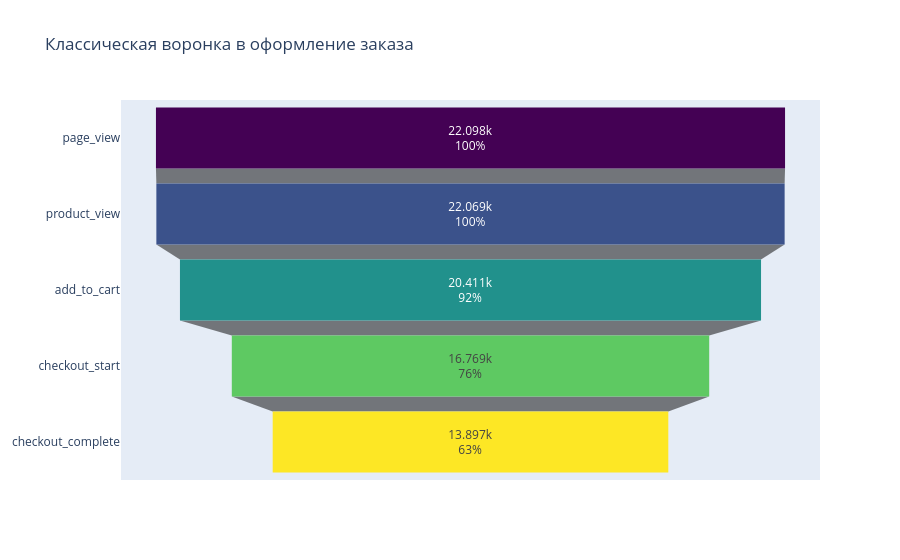

Source (notebook cell):
### Markdown cell above
#### Оценим, как пользователи двигаются по ключевым этапам - от просмотра страницы до успешного оформления заказа, и найдем общую конверсию в покупку.

### Code cell
funnel_steps = ['page_view', 'product_view', 'add_to_cart', 'checkout_start', 'checkout_complete']
funnel_data = pa_marketplace_events[pa_marketplace_events['event_type'].isin(funnel_steps)]
funnel = funnel_data.groupby('event_type')['user_id'].nunique().reindex(funnel_steps).reset_index()
funnel.columns = ['step', 'users']

fig = go.Figure(go.Funnel(
    y = funnel['step'],
    x = funnel['users'],
    textinfo = "value+percent initial",
    marker = {"color": ["#440154", "#3b528b", "#21918c", "#5ec962", "#fde725"]}
))

fig.update_layout(title_text='Классическая воронка в оформление заказа')
fig.show()

### Figure 1 — Plotly figure (JSON) as saved in the notebook; plotly's stock layout.template omitted (floating-point values rounded to 4 significant figures)
{"data": [{"marker": {"color": ["#440154", "#3b528b", "#21918c", "#5ec962", "#fde725"]}, "textinfo": "value+percent initial", "type": "funnel", "x": [22098, 22069, 20411, 16769, 13897], "y": ["page_view", "product_view", "add_to_cart", "checkout_start", "checkout_complete"]}], "layout": {"title": {"text": "Классическая воронка в оформление заказа"}}}
